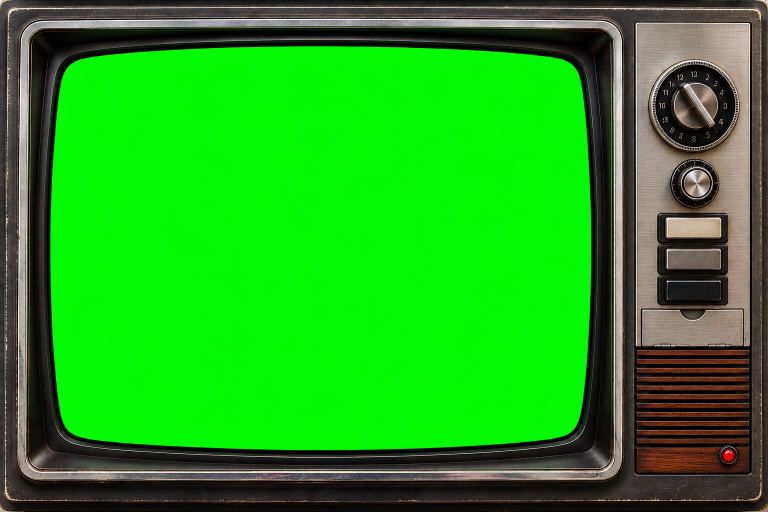
#> input picture docs/reference/assets/tv/tv-photo-door.png, 1536 x 1024 px (shown at 1/2 size)
$ python tv_sprites.py
#> lines starting #> are read from the running program, lines starting #| are printed output that depends on the picture
"""Cut the TV frame and control sprites from the source photo.

Usage: python tools/assets/tv_sprites.py [--photo PATH] [--out DIR]

Steps follow docs/tv/art-and-assets.md: key the screen, repaint the dial
face without numerals, cut the knob, clear the button area, cut the sprites
and export WebP. Coordinates are photo pixels (1536x1024).
"""

import argparse
from pathlib import Path

import numpy as np
from PIL import Image, ImageDraw, ImageFilter

ROOT = Path(__file__).resolve().parents[2]
PHOTO = ROOT / "docs/reference/assets/tv/tv-photo-door.png"
ROOM = ROOT / "docs/reference/assets/tv/room.png"
OUT = ROOT / "public/assets/tv"

SCREEN_BOX = (100, 92, 1182, 900)  # x0, y0, x1, y1 searched for green
CABINET = (10, 11, 1526, 1007)  # outer cabinet edge; the photo margin outside it becomes transparent
DIAL = (1391, 211)
DIAL_RADIUS = 81
KNOB_ANGLE = -33.3  # pointer direction in the photo, degrees clockwise from up
BUTTON_AREA = (1311, 421, 1461, 615)
HOUSING = (1315, 425, 1457, 488)
FACES = {  # top-left corner and size of each button face in the photo
    "face0": (1330, 435, 114, 43),  # cream
    "face1": (1331, 497, 113, 44),  # grey
    "face2": (1331, 560, 113, 43),  # dark
}
DOOR = (1284, 618, 1488, 691)
VOLUME = (1392, 370)
VOLUME_RADIUS = 36.5
CAP_RADIUS = 26.5
SUPERSAMPLE = 4


# [63 lines left out: functions key_screen, disc_mask, rounded_mask, dial_face, not called in this run]


def knob_mask() -> Image.Image:
    """Disc r46 plus the two pointer-bar sectors out to r55, as an L mask."""
    size = 112
    s = SUPERSAMPLE
    big = Image.new("L", (size * s, size * s), 0)
    draw = ImageDraw.Draw(big)
    c = size * s / 2
    draw.ellipse((c - 46 * s, c - 46 * s, c + 46 * s, c + 46 * s), fill=255)
    for centre in (KNOB_ANGLE, KNOB_ANGLE + 180):
        # PIL angles run clockwise from 3 o'clock; ours run clockwise from 12.
        start, end = centre - 12 - 90, centre + 12 - 90
        draw.pieslice((c - 55 * s, c - 55 * s, c + 55 * s, c + 55 * s), start, end, fill=255)
    return big.resize((size, size), Image.LANCZOS)


def cut_knob(photo: Image.Image) -> Image.Image:
    """Cut the dial knob with its pointer bar and add the red index dot."""
    x, y = DIAL[0] - 56, DIAL[1] - 56
    knob = photo.crop((x, y, x + 112, y + 112)).convert("RGBA")
    draw = ImageDraw.Draw(knob)
    t = np.radians(KNOB_ANGLE)
    dx, dy = 56 + np.sin(t) * 44, 56 - np.cos(t) * 44
    draw.ellipse((dx - 2.6, dy - 2.6, dx + 2.6, dy + 2.6), fill=(214, 34, 38, 255))
    knob.putalpha(knob_mask())
    return knob


# [53 lines left out: functions clear_buttons, door_cavity, housing_sprite, round_crop, not called in this run]


def save(img: Image.Image, path: Path, quality: int = 88) -> None:
    img.save(path, "WEBP", quality=quality, method=6)
    print(f"{path}  {img.size[0]}x{img.size[1]}  {path.stat().st_size / 1024:.1f} KB")


def main() -> None:
    parser = argparse.ArgumentParser(description=__doc__.splitlines()[0])
    parser.add_argument("--photo", type=Path, default=PHOTO)
    parser.add_argument("--room", type=Path, default=ROOM)
    parser.add_argument("--out", type=Path, default=OUT)
    args = parser.parse_args()
    photo = Image.open(args.photo).convert("RGB")
#> photo is the input picture: PIL image 1536x1024 RGB; mean R, G, B 34.9, 163.2, 29.3
    if photo.size != (1536, 1024):
        raise SystemExit(f"Expected a 1536x1024 photo, got {photo.size}.")
    args.out.mkdir(parents=True, exist_ok=True)

    # Sprites come from the untouched photo.
    save(cut_knob(photo), args.out / "knob.webp")
#> in cut_knob, `knob = photo.crop((x, y, x + 112, y + 112)).convert("RGBA")`:
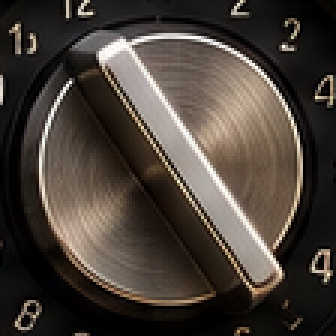
#> knob: PIL image 112x112 RGBA (shown 3 times larger); mean R, G, B, A 71.1, 62.7, 55.7, 255
#> in knob_mask, `big = Image.new("L", (size * s, size * s), 0)`: big: PIL image 448x448 L; every value is 0
#> in knob_mask, `return big.resize((size, size), Image.LANCZOS)`:
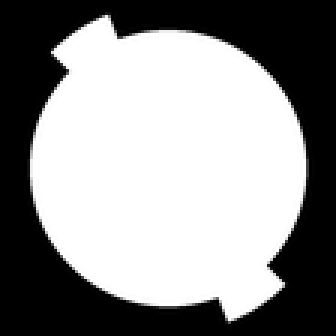
#> returned value: PIL image 112x112 L (shown 3 times larger); min 0, max 255, mean 143.6
#> in cut_knob, `knob.putalpha(knob_mask())`:
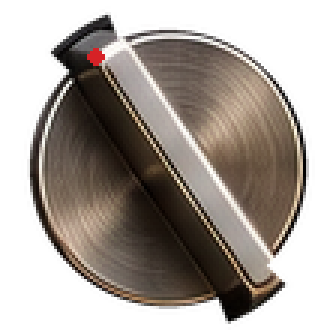
#> knob: PIL image 112x112 RGBA (shown 3 times larger); mean R, G, B, A 71.3, 62.5, 55.6, 143.6; transparent parts drawn white
    # The ring never rotates; the app draws the moving volume indicator tick.
    save(round_crop(photo, VOLUME, VOLUME_RADIUS), args.out / "vol.webp")
    save(round_crop(photo, VOLUME, CAP_RADIUS), args.out / "cap.webp")
    save(housing_sprite(photo), args.out / "housing.webp")
    for name, (x, y, w, h) in FACES.items():
        face = photo.crop((x, y, x + w, y + h)).convert("RGBA")
        face.putalpha(rounded_mask(face.size, 2))
        save(face, args.out / f"{name}.webp")
    save(photo.crop(DOOR), args.out / "door.webp")

    rgb = np.asarray(photo).astype(float)
    alpha = key_screen(rgb)
    clear_buttons(rgb)
    door_cavity(rgb)
    frame = Image.fromarray(rgb.clip(0, 255).astype(np.uint8), "RGB").convert("RGBA")
    cabinet = Image.new("L", photo.size, 0)
    x0, y0, x1, y1 = CABINET
    w, h = x1 - x0, y1 - y0
    cabinet.paste(rounded_mask((w, h), 16), (x0, y0))
    alpha *= np.asarray(cabinet).astype(float) / 255
    frame.putalpha(Image.fromarray((alpha * 255).round().astype(np.uint8), "L"))
    face = dial_face()
    frame.alpha_composite(face, (DIAL[0] - face.width // 2, DIAL[1] - face.height // 2))
    save(frame, args.out / "frame.webp", quality=86)

    # The room plate behind the TV; its painted TV is covered by the real one.
    room = Image.open(args.room).convert("RGB")
    if room.size != (1536, 1024):
        raise SystemExit(f"Expected a 1536x1024 room, got {room.size}.")
    save(room, args.out / "room.webp", quality=80)


if __name__ == "__main__":
#> (the run stopped early here; a loop or call above may not have finished)
